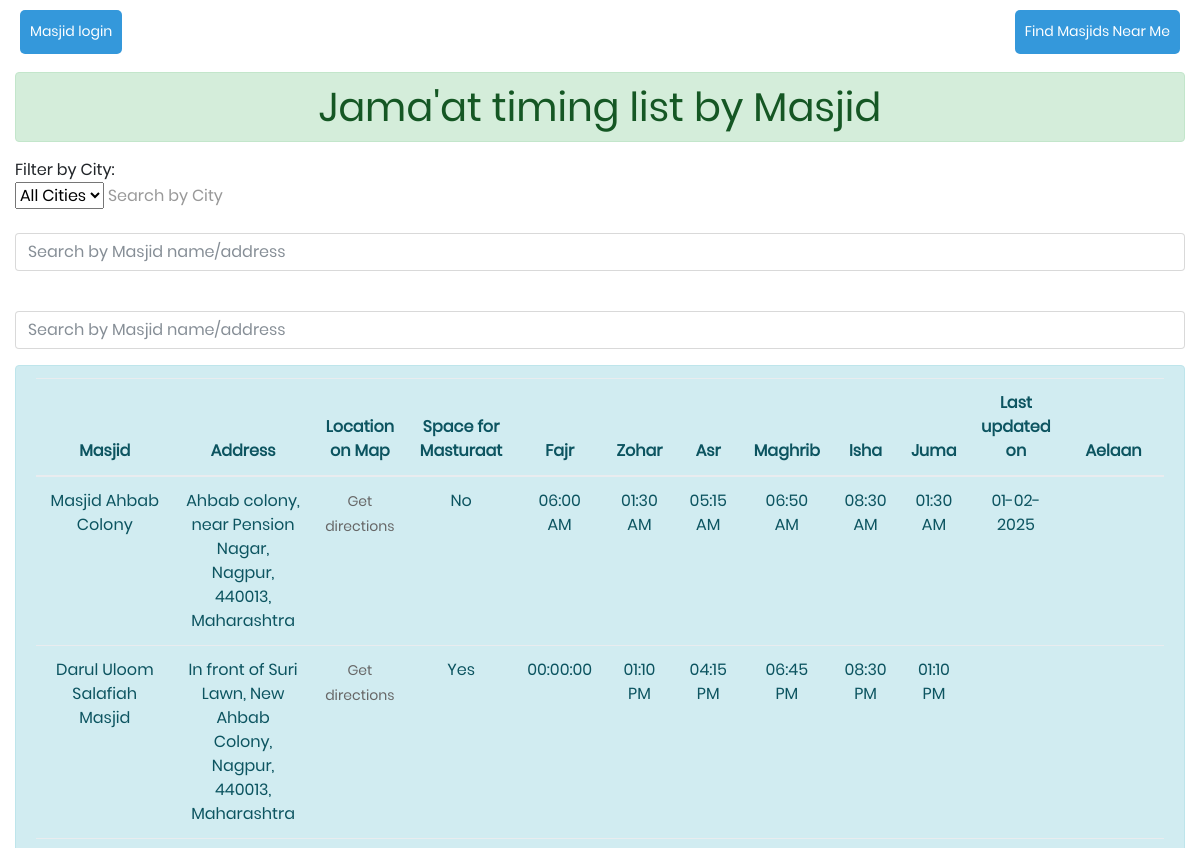
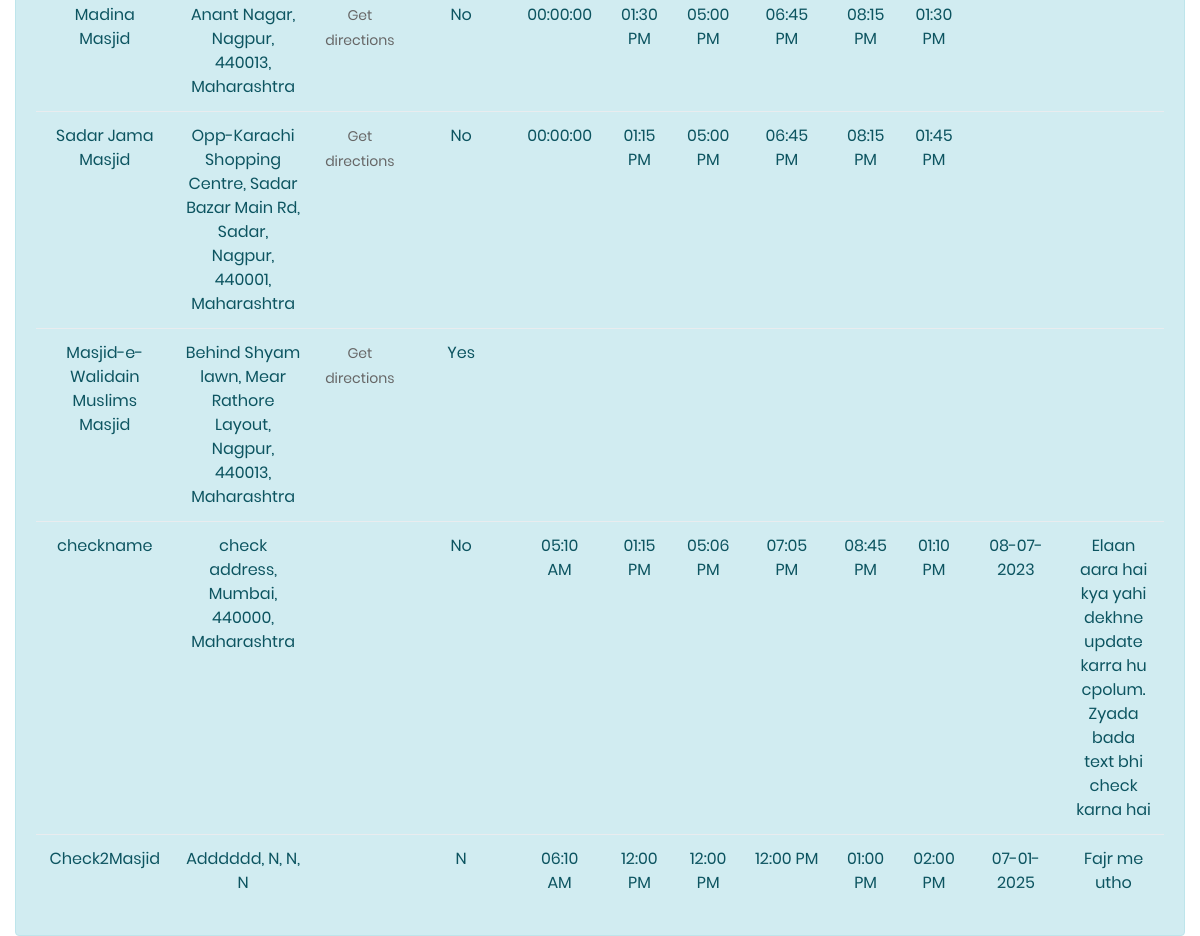
The app's page /view_users.php with its own data (2 pictures, top to bottom).
### tables this page shows
CREATE TABLE `user1` (
  `id` int(50) NOT NULL,
  `username` varchar(50) NOT NULL,
  `email` varchar(50) NOT NULL,
  `password` varchar(50) NOT NULL,
  `email2` varchar(50) DEFAULT NULL,
  `mobileno` int(10) DEFAULT NULL,
  `mobileno2` int(10) DEFAULT NULL,
  `masjidname` varchar(250) NOT NULL,
  `address` varchar(250) NOT NULL,
  `city` varchar(50) NOT NULL,
  `zipcode` varchar(50) NOT NULL,
  `state` varchar(50) NOT NULL,
  `addresslink` varchar(250) NOT NULL,
  `fajr` varchar(50) DEFAULT NULL,
  `zohar` varchar(200) DEFAULT NULL,
  `asr` varchar(200) DEFAULT NULL,
  `maghrib` varchar(200) DEFAULT NULL,
  `isha` varchar(200) DEFAULT NULL,
  `juma` varchar(200) DEFAULT NULL,
  `forladies` varchar(50) NOT NULL,
  `timestamp` date DEFAULT NULL,
  `reset_token` varchar(250) DEFAULT NULL,
  `reset_expiry` varchar(250) DEFAULT NULL,
  `aelaan` longtext DEFAULT NULL
);

### view_users.php (the view, shortened to what this page needs)
<?php
include 'conn.php';
include 'allcssjs.php';
?>
<html>
<head>
</head>
<a href="#" class="button" onclick="showInstructions();">Find Masjids Near Me</a>
<a href="login.php" class="button2">Masjid login</a>
<br>
<br>
<br>
<body>
<div class="container-fluid">
<div class="alert alert-success">
    <h1 align="center">Jama'at timing list by Masjid</h1>
    </div>
    <div class="filter-section">
    <label for="city-filter">Filter by City:</label>
    <select id="city-filter">
        <option value="">All Cities</option>
    </select>
    <input type="text" id="city-search" placeholder="Search by City">
</div>
    <div>
<form class="navbar-form navbar-center">
        <div class="form-group">
         <span class="glyphicon glyphicon-search"></span>&nbsp;&nbsp;<input type="text" class="form-control" placeholder="Search by Masjid name/address" id="searchTerm" onKeyUp="doSearch()" />
        </div>
        <div class="form-group">
         <span class="glyphicon glyphicon-search"></span>&nbsp;&nbsp;<input type="text" class="form-control" placeholder="Search by Masjid name/address" id="searchTerm2" onKeyUp="doSearchtwo()" />
        </div>
      </form>
      </div>
<div class="table-responsive alert alert-info">
    <table class="table table-hover text-center" id="getsearch">
        <thead>
        <tr>
            <th class="text-center">Masjid</th>
            <th class="text-center">Address</th>
            <th class="text-center">Location on Map</th>
            <th class="text-center">Space for Masturaat</th>
            <th class="text-center">Fajr</th>
            <th class="text-center">Zohar</th>
            <th class="text-center">Asr</th>
            <th class="text-center">Maghrib</th>
            <th class="text-center">Isha</th>
            <th class="text-center">Juma</th>
            <th class="text-center">Last updated on</th>
            <th class="text-center">Aelaan</th>
        </tr>
        </thead>
        <?php
$view_users_query = "SELECT * FROM user1";
$run = mysqli_query($conn, $view_users_query);
while ($row = mysqli_fetch_array($run)) {
    $masjid_name = $row['masjidname'];
    $address = $row['address'];
    $city = $row['city'];
    $zipcode = $row['zipcode'];
    $state = $row['state'];
    $addresslink = $row['addresslink'];
    $forladies = $row['forladies'];
    $fajr_time = $row['fajr'];
    $zohar_time = $row['zohar'];
    $asr_time = $row['asr'];
    $maghrib_time = $row['maghrib'];
    $isha_time = $row['isha'];
    $juma_time = $row['juma'];
    $timestamp = $row['timestamp'];
    $aelaan = $row['aelaan'];
    $dateString = $timestamp;
    $formattedDate= "";
    if ($dateString !== null) {
        $date = DateTime::createFromFormat('Y-m-d', $dateString);
        $formattedDate = $date->format('d-m-Y');
    }
    echo "<tr data-city='$city'>";
    echo "<td>$masjid_name</td>";
    echo "<td>$address, $city, $zipcode, $state</td>";
    if (!empty($addresslink) && filter_var($addresslink, FILTER_VALIDATE_URL)) {
        echo "<td><a href='$addresslink'>Get directions</a></td>";
    } else {
        echo "<td></td>";
    }
    echo "<td>$forladies</td>";
    echo "<td>$fajr_time</td>";
    echo "<td>$zohar_time</td>";
    echo "<td>$asr_time</td>";
    echo "<td>$maghrib_time</td>";
    echo "<td>$isha_time</td>";
    echo "<td>$juma_time</td>";
    echo "<td>$formattedDate</td>";
    echo "<td>$aelaan</td>";
    echo "</tr>";
}
?>
    </table>
    </div>
        </div>
</body>
</html>
</body>
</html>

### css/main.css (style rules this page uses)
* { margin: 0px; padding: 0px; box-sizing: border-box; }
body, html { height: 100%; font-family: Poppins-Regular, sans-serif; }
a { font-family: Poppins-Regular; font-size: 14px; line-height: 1.7; color: #666666; margin: 0px; transition: all 0.4s; -webkit-transition: all 0.4s; -o-transition: all 0.4s; -moz-transition: all 0.4s; }
h1,h2,h3,h4,h5,h6 { margin: 0px; }
input { outline: none; border: none; }
label { display: block; margin: 0; }

### css/custmain.css (style rules this page uses)
.button { position: absolute; top: 10px; right: 20px; padding: 10px; background-color: #3498db; color: #fff; text-decoration: none; border-radius: 5px; }
.button2 { position: absolute; top: 10px; left: 20px; padding: 10px; background-color: #3498db; color: #fff; text-decoration: none; border-radius: 5px; }

### css/styles.css (style rules this page uses)
body, html { margin: 0; padding: 0; height: 100%; }

### records on screen
user1: masjidname "Masjid Ahbab Colony", address "Ahbab colony, near Pension Nagar", city "Nagpur", zipcode "440013", state "Maharashtra", forladies "No", fajr "06:00 AM", zohar "01:30 AM", asr "05:15 AM", maghrib "06:50 AM", isha "08:30 AM", juma "01:30 AM", timestamp "01-02-2025"
user1: masjidname "Darul Uloom Salafiah Masjid", address "In front of Suri Lawn, New Ahbab Colony", city "Nagpur", zipcode "440013", state "Maharashtra", forladies "Yes", fajr "00:00:00", zohar "01:10 PM", asr "04:15 PM", maghrib "06:45 PM", isha "08:30 PM", juma "01:10 PM"
user1: masjidname "Madina Masjid", address "Anant Nagar", city "Nagpur", zipcode "440013", state "Maharashtra", forladies "No", fajr "00:00:00", zohar "01:30 PM", asr "05:00 PM", maghrib "06:45 PM", isha "08:15 PM", juma "01:30 PM"
user1: masjidname "Sadar Jama Masjid", address "Opp-Karachi Shopping Centre, Sadar Bazar Main Rd, Sadar", city "Nagpur", zipcode "440001", state "Maharashtra", forladies "No", fajr "00:00:00", zohar "01:15 PM", asr "05:00 PM", maghrib "06:45 PM", isha "08:15 PM", juma "01:45 PM"
user1: masjidname "Masjid-e-Walidain Muslims Masjid", address "Behind Shyam lawn, Mear Rathore Layout", city "Nagpur", zipcode "440013", state "Maharashtra", forladies "Yes"
user1: masjidname "checkname", address "check address", city "Mumbai", zipcode "440000", state "Maharashtra", forladies "No", fajr "05:10 AM", zohar "01:15 PM", asr "05:06 PM", maghrib "07:05 PM", isha "08:45 PM", juma "01:10 PM", timestamp "08-07-2023", aelaan "Elaan aara hai kya yahi dekhne update karra hu cpolum. Zyada bada text bhi check karna hai"
user1: masjidname "Check2Masjid", address "Adddddd", city "N", zipcode "N", state "N", forladies "N", fajr "06:10 AM", zohar "12:00 PM", asr "12:00 PM", maghrib "12:00 PM", isha "01:00 PM", juma "02:00 PM", timestamp "07-01-2025", aelaan "Fajr me utho"
